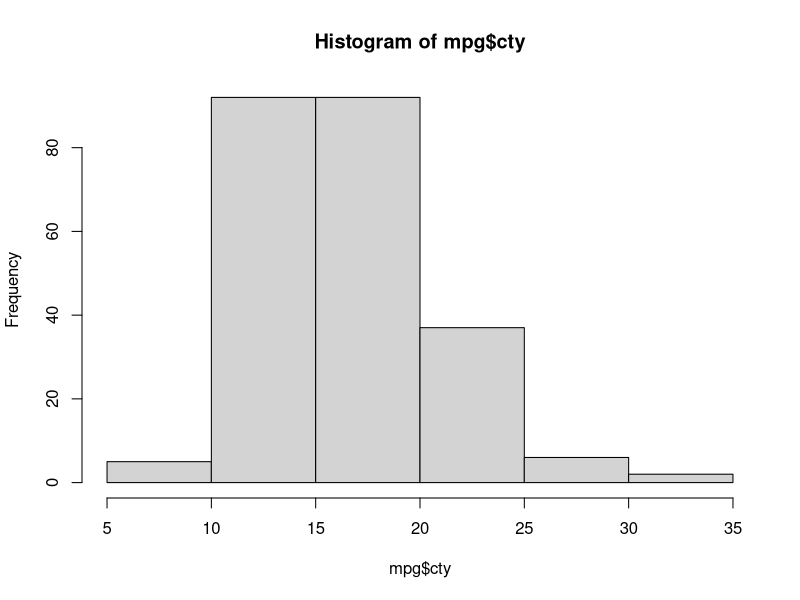
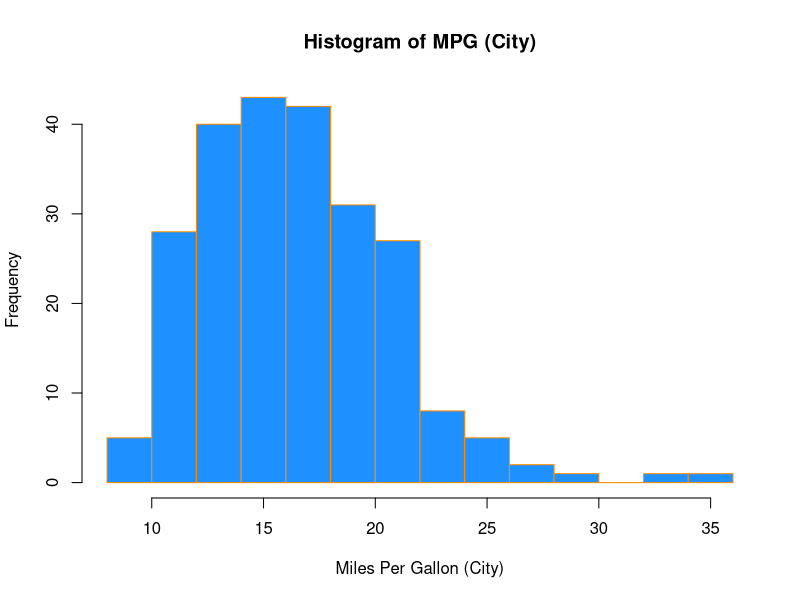
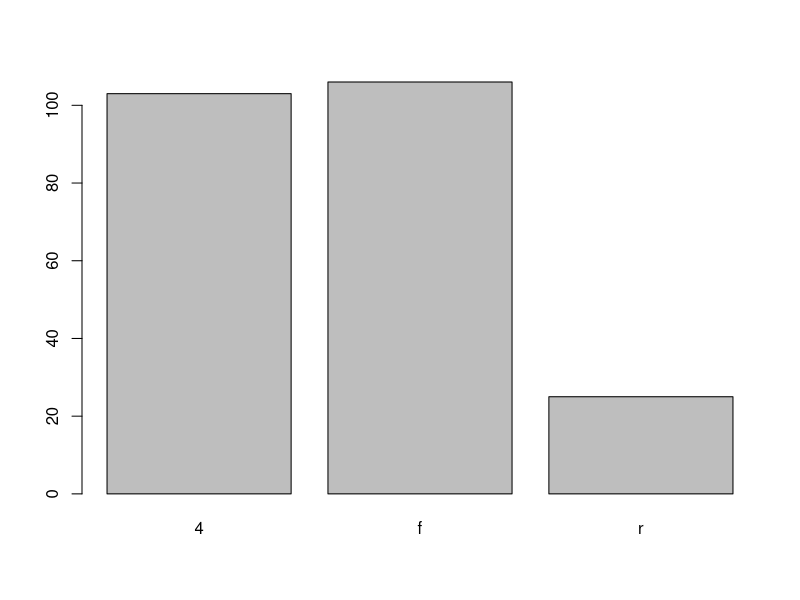
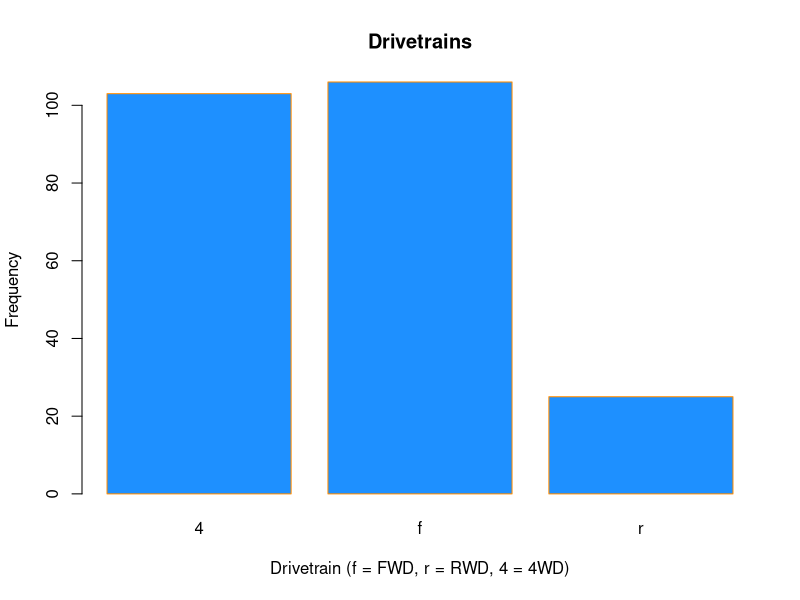
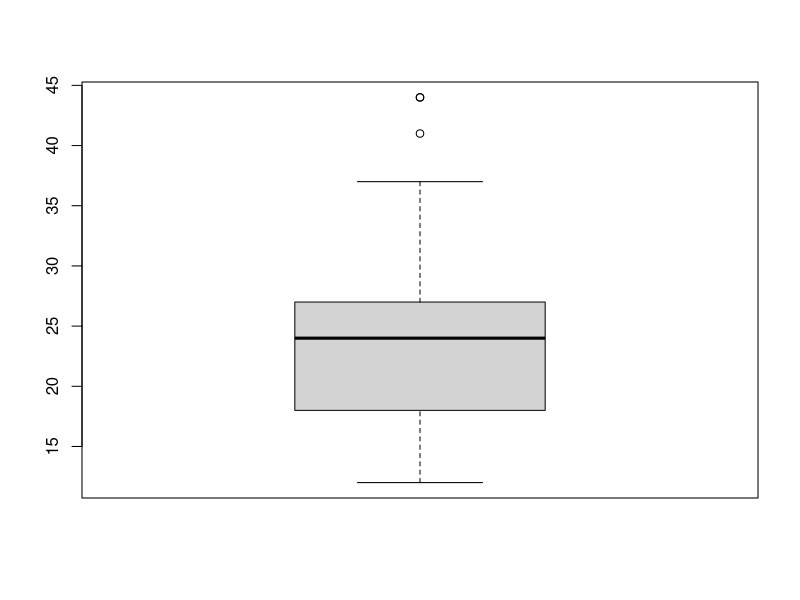
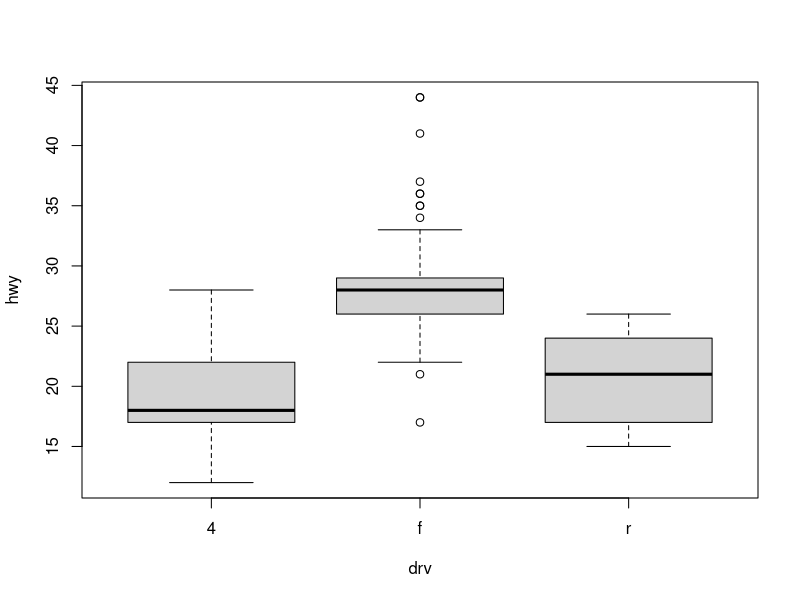
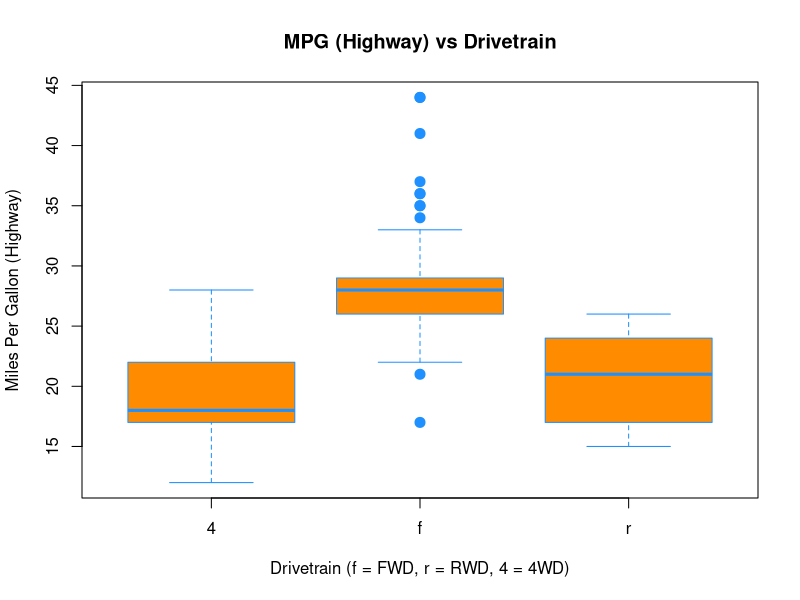
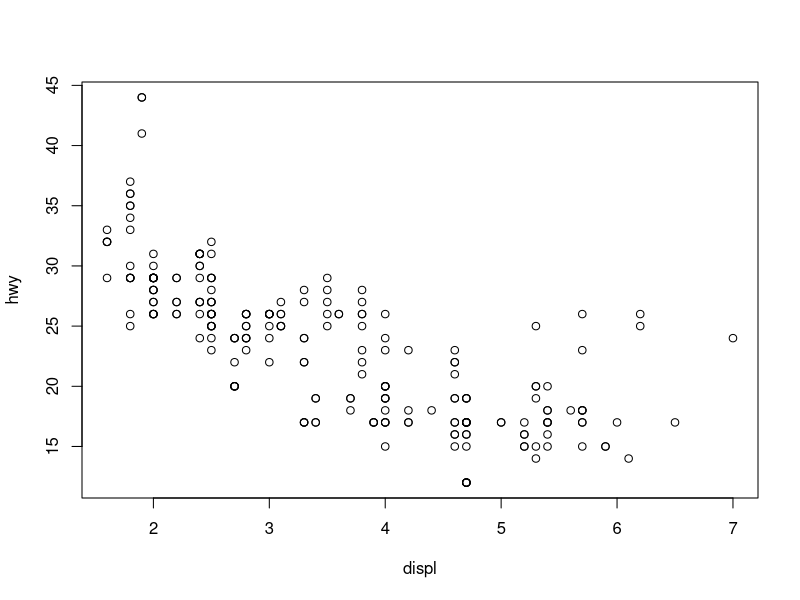

Generate these figures, in order, with R:
# See ch4_summarizing_data.pdf

# ch4_summarizing_data.R

# Code from Chapter 4 of Applied Statistics


# Text and code used from:
# Applied Statistics with R
# 2021-07-23

# The license for Applied Statistics with R is given in the line below.
# This work is licensed under a Creative Commons Attribution- NonCommercial-ShareAlike 4.0 International License.

# The most current version of Applied Statistics with R should be available at:
# https://github.com/daviddalpiaz/appliedstats



# Chapter 4 Summarizing Data
# 4.1 Summary Statistics
# R has built in functions for a large number of summary statistics. For numeric variables, we can summarize data with the center and spread. We’ll again look at the mpg dataset from the ggplot2 package.

library(ggplot2)

# Central Tendency

# Mean	
mean(mpg$cty)	
# 16.8589744

# Median	
median(mpg$cty)	
# 17

# Spread

# Variance	
var(mpg$cty)	
# 18.1130736

# Standard Deviation	
sd(mpg$cty)	
# 4.2559457

# IQR	
IQR(mpg$cty)	
# 5

# Minimum	
min(mpg$cty)	
# 9

# Maximum
max(mpg$cty)
# 35

# Range	
range(mpg$cty)	
# 9, 35

# Categorical
# 
# For categorical variables, counts and percentages can be used for summary.

table(mpg$drv)
## 
##   4   f   r 
## 103 106  25
table(mpg$drv) / nrow(mpg)
## 
##         4         f         r 
## 0.4401709 0.4529915 0.1068376

# 4.2 Plotting
# Now that we have some data to work with, and we have learned about the data at the most basic level, our next tasks is to visualize the data. Often, a proper visualization can illuminate features of the data that can inform further analysis.
# 
# We will look at four methods of visualizing data that we will use throughout the course:
#   
# Histograms
# Barplots
# Boxplots
# Scatterplots
# 4.2.1 Histograms
# When visualizing a single numerical variable, a histogram will be our go-to tool, which can be created in R using the hist() function.

hist(mpg$cty)


# The histogram function has a number of parameters which can be changed to make our plot look much nicer. Use the ? operator to read the documentation for the hist() to see a full list of these parameters.

hist(mpg$cty,
     xlab   = "Miles Per Gallon (City)",
     main   = "Histogram of MPG (City)",
     breaks = 12,
     col    = "dodgerblue",
     border = "darkorange")


# Importantly, you should always be sure to label your axes and give the plot a title. The argument breaks is specific to hist(). Entering an integer will give a suggestion to R for how many bars to use for the histogram. By default R will attempt to intelligently guess a good number of breaks, but as we can see here, it is sometimes useful to modify this yourself.
# 
# 4.2.2 Barplots
# Somewhat similar to a histogram, a barplot can provide a visual summary of a categorical variable, or a numeric variable with a finite number of values, like a ranking from 1 to 10.

barplot(table(mpg$drv))


barplot(table(mpg$drv),
        xlab   = "Drivetrain (f = FWD, r = RWD, 4 = 4WD)",
        ylab   = "Frequency",
        main   = "Drivetrains",
        col    = "dodgerblue",
        border = "darkorange")


# 4.2.3 Boxplots
# To visualize the relationship between a numerical and categorical variable, we will use a boxplot. In the mpg dataset, the drv variable takes a small, finite number of values. A car can only be front wheel drive, 4 wheel drive, or rear wheel drive.
# 
# unique(mpg$drv)
# ## [1] "f" "4" "r"
# First note that we can use a single boxplot as an alternative to a histogram for visualizing a single numerical variable. To do so in R, we use the boxplot() function.

boxplot(mpg$hwy)


# However, more often we will use boxplots to compare a numerical variable for different values of a categorical variable.

boxplot(hwy ~ drv, data = mpg)


# Here we used the boxplot() command to create side-by-side boxplots. However, since we are now dealing with two variables, the syntax has changed. The R syntax hwy ~ drv, data = mpg reads “Plot the hwy variable against the drv variable using the dataset mpg.” We see the use of a ~ (which specifies a formula) and also a data = argument. This will be a syntax that is common to many functions we will use in this course.

boxplot(hwy ~ drv, data = mpg,
        xlab   = "Drivetrain (f = FWD, r = RWD, 4 = 4WD)",
        ylab   = "Miles Per Gallon (Highway)",
        main   = "MPG (Highway) vs Drivetrain",
        pch    = 20,
        cex    = 2,
        col    = "darkorange",
        border = "dodgerblue")


# Again, boxplot() has a number of additional arguments which have the ability to make our plot more visually appealing.

# 4.2.4 Scatterplots
# Lastly, to visualize the relationship between two numeric variables we will use a scatterplot. This can be done with the plot() function and the ~ syntax we just used with a boxplot. (The function plot() can also be used more generally; see the documentation for details.)

plot(hwy ~ displ, data = mpg)


plot(hwy ~ displ, data = mpg,
     xlab = "Engine Displacement (in Liters)",
     ylab = "Miles Per Gallon (Highway)",
     main = "MPG (Highway) vs Engine Displacement",
     pch  = 20,
     cex  = 2,
     col  = "dodgerblue")

